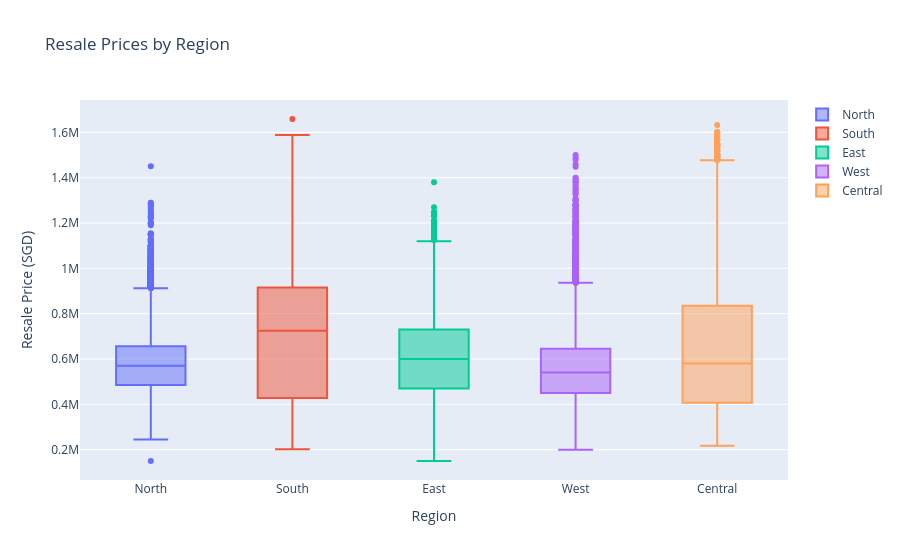

Notebook code for this chart:
### Code cell
## Grouping towns into regions for better visualization
north = ['YISHUN','SENGKANG','SEMBAWANG','WOODLANDS','PUNGGOL','HOUGANG']
south = ['QUEENSTOWN','BUKIT MERAH']
east  = ['TAMPINES','PASIR RIS','BEDOK','MARINE PARADE']
west  = ['JURONG WEST','JURONG EAST','CLEMENTI','BUKIT BATOK','BUKIT PANJANG','CHOA CHU KANG']
central = ['ANG MO KIO','TOA PAYOH','SERANGOON','BISHAN','KALLANG/WHAMPOA','GEYLANG','CENTRAL AREA','BUKIT TIMAH']

df_region = df.copy()
df_region['region'] = 'Central'  # default

df_region.loc[df_region['town'].isin(north), 'region'] = 'North'
df_region.loc[df_region['town'].isin(south), 'region'] = 'South'
df_region.loc[df_region['town'].isin(east), 'region'] = 'East'
df_region.loc[df_region['town'].isin(west), 'region'] = 'West'
df_region.loc[df_region['town'].isin(central), 'region'] = 'Central'

# Boxplot by region
fig = plotly.graph_objects.Figure()
for r in ['North', 'South', 'East', 'West', 'Central']:
    sub = df_region[df_region['region'] == r]
    fig.add_trace(plotly.graph_objects.Box(
        y=sub['resale_price'],
        name=r,
        boxpoints='outliers'
    ))

fig.update_layout(
    title="Resale Prices by Region",
    xaxis_title="Region",
    yaxis_title="Resale Price (SGD)"
)

fig.show()

### Figure 1 — Plotly figure (JSON) as saved in the notebook; plotly's stock layout.template omitted (floating-point values rounded to 4 significant figures; data arrays with more than 128 entries replaced by an {"elided": "..."} marker saying what was removed)
{"data": [{"boxpoints": "outliers", "name": "North", "type": "box", "y": {"elided": "40525 float values"}}, {"boxpoints": "outliers", "name": "South", "type": "box", "y": {"elided": "6585 float values"}}, {"boxpoints": "outliers", "name": "East", "type": "box", "y": {"elided": "15831 float values"}}, {"boxpoints": "outliers", "name": "West", "type": "box", "y": {"elided": "24630 float values"}}, {"boxpoints": "outliers", "name": "Central", "type": "box", "y": {"elided": "17875 float values"}}], "layout": {"title": {"text": "Resale Prices by Region"}, "xaxis": {"title": {"text": "Region"}}, "yaxis": {"title": {"text": "Resale Price (SGD)"}}}}
